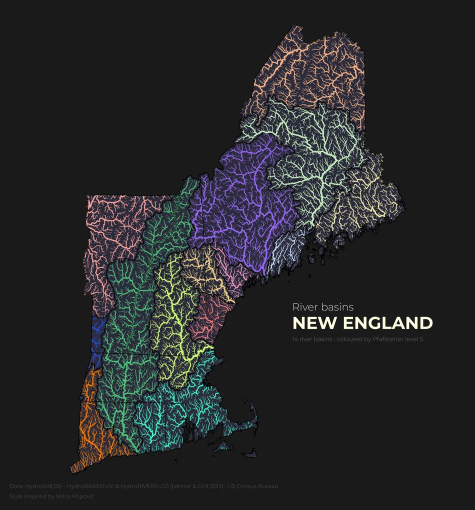
#> input picture prototypes/maps/img/basins-950.webp, 950 x 1020 px (shown at 1/2 size)
$ python -i build_plates.py   (imports and definitions only)
#> lines starting #> are read from the running program, lines starting #| are printed output that depends on the picture; after the words box and inside, x2 and y2 are one past the last pixel; in counts of white or black regions, pixels touching at a corner belong together
#> further down, picture is the input picture: PIL image 950x1020 RGB; mean R, G, B 39.2, 39.9, 41.5
"""Turn map exports into the plates the Maps page loads.

    python build_plates.py img basins=path/to/basins.png order=path/to/order.png

For each `name=path` it writes img/<name>.webp (1900 px wide),
img/<name>-950.webp (half size, for phones and normal laptop screens) and
img/<name>-thumb.webp (240 px, cropped to the land, for the index tabs).

Plates only overlay cleanly if the land sits at the same place and scale in
every image:

* If every input has the same pixel size, they are assumed to come from the
  shared matplotlib canvas (see README.md) and are converted as they are.
* If the sizes differ, each map is registered instead: the land silhouette
  is found, scaled to one height and pasted at one position. This rescues
  exports made with different figure sizes, as long as the projection and
  the mapped area are the same. Baked-in titles will not line up.

Needs Pillow:  pip install pillow
"""
import sys
from PIL import Image, ImageChops

CANVAS = (1900, 2040)                      # the page assumes this aspect ratio
LAND_X, LAND_Y, LAND_H = 430, 110, 1730    # registration target: top-left corner and height of the land
BG_TOLERANCE = 7
THUMB_W, THUMB_PAD = 240, 40               # index thumbnail: width, and margin kept around the land


def land_box(im):
    """Bounding box of the land, ignoring the title (right) and credits (bottom)."""
    w, h = im.size
#> w = 950; h = 1020
    bg = im.getpixel((5, 5))
#> bg = (26, 26, 26)
    diff = ImageChops.difference(im, Image.new('RGB', im.size, bg)).convert('L')
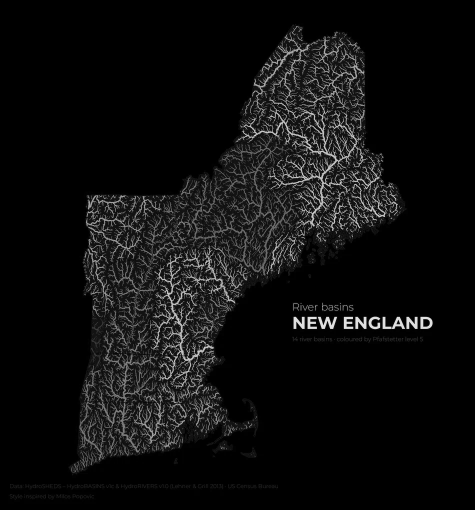
#> diff: PIL image 950x1020 L (shown at 1/2 size); min 0, max 229, mean 14.7
    diff = diff.point(lambda v: 255 if v > BG_TOLERANCE else 0)
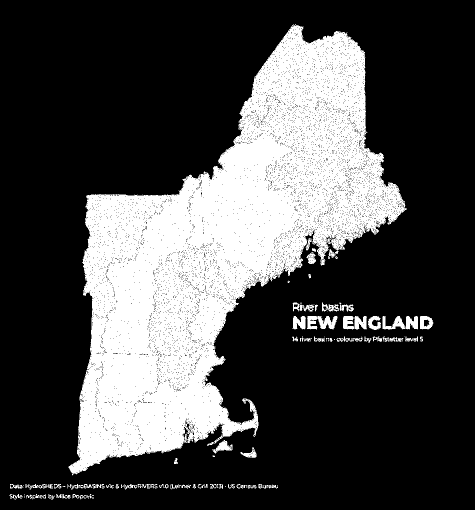
#> diff: PIL image 950x1020 L (shown at 1/2 size); 28.1% white; 148 white regions (73 under 20 px), largest, box (x1, y1, x2, y2) and area: (137, 48, 814, 951) 261259, (765, 632, 836, 659) 1135, (614, 632, 675, 660) 1080

    def bbox(x0, y0, x1, y1):
#> called with x0 = 0, y0 = 0, x1 = 950, y1 = 561
        b = diff.crop((x0, y0, x1, y1)).getbbox()
#> b = (164, 48, 814, 561)
        return (b[0] + x0, b[1] + y0, b[2] + x0, b[3] + y0)

    top = bbox(0, 0, w, int(h * .55))               # above the title: north and east edges
#> top = (164, 48, 814, 561)
    left = bbox(0, 0, int(w * .55), int(h * .93))   # left of the title, above the credits: west and south
#> left = (137, 138, 522, 948)
    return (left[0], top[1], top[2], left[3]), bg


def register(im):
    (x0, y0, _, y1), bg = land_box(im)
#> x0 = 137; y0 = 48; y1 = 948; bg = (26, 26, 26)
    s = LAND_H / (y1 - y0)
#> s = 1.92
    scaled = im.resize((round(im.width * s), round(im.height * s)), Image.LANCZOS)
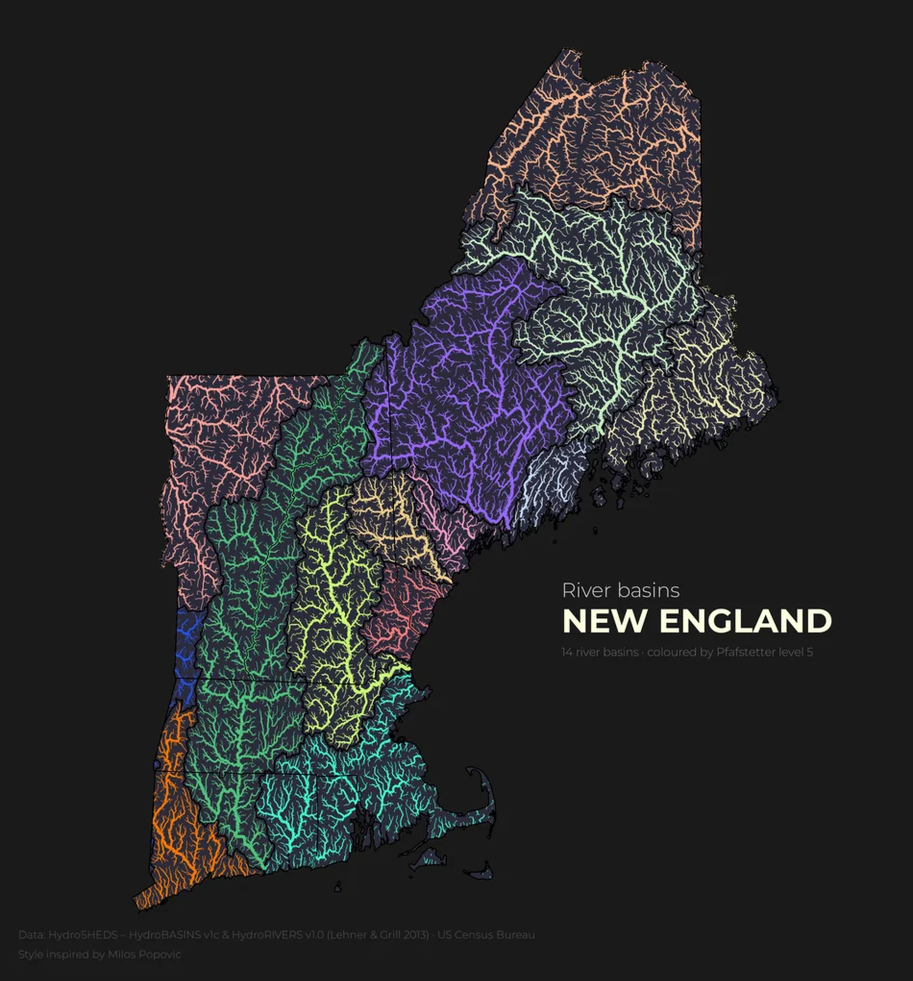
#> scaled: PIL image 1826x1961 RGB (shown at 1/2 size); mean R, G, B 39.2, 39.9, 41.5
    canvas = Image.new('RGB', CANVAS, bg)
#> canvas: PIL image 1900x2040 RGB; every value is 26
    canvas.paste(scaled, (round(LAND_X - x0 * s), round(LAND_Y - y0 * s)))
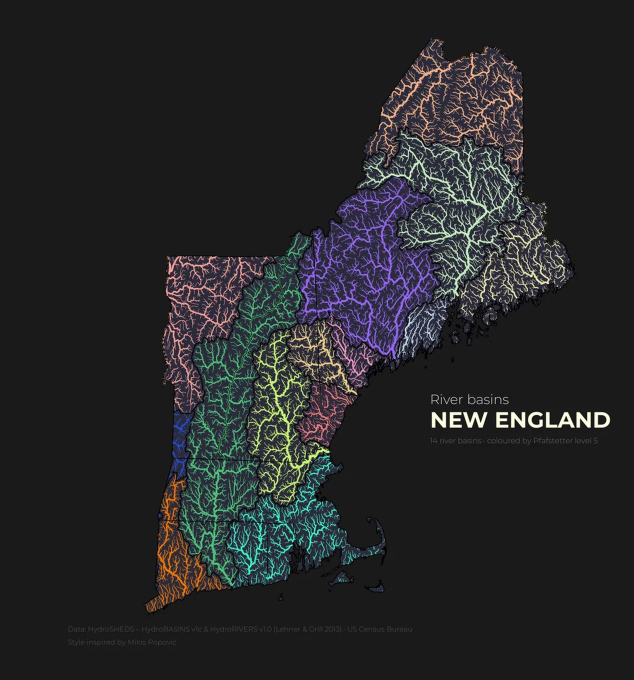
#> canvas: PIL image 1900x2040 RGB (shown at 1/3 size); mean R, G, B 38.2, 38.8, 40.3
    return canvas, s


def main(out_dir, *pairs):
    if not pairs:
        sys.exit(__doc__)
    maps = []
    for pair in pairs:
        name, path = pair.split('=', 1)
        maps.append((name, Image.open(path).convert('RGB')))

    same_canvas = len({im.size for _, im in maps}) == 1
    print('inputs share one canvas: converting as they are' if same_canvas
          else 'inputs differ in size: registering by land silhouette')

    for name, im in maps:
        if same_canvas:
            if abs(im.width / im.height - CANVAS[0] / CANVAS[1]) > 0.002:
                print(f'  ! {name}: aspect {im.width}x{im.height} is not {CANVAS[0]}x{CANVAS[1]}; '
                      'update CANVAS here and the aspect-ratio in index.html')
            plate = im.resize((CANVAS[0], round(im.height * CANVAS[0] / im.width)), Image.LANCZOS)
            note = f'{im.width}x{im.height}'
        else:
            plate, s = register(im)
            note = f'{im.width}x{im.height}, scaled x{s:.4f}'
        plate.save(f'{out_dir}/{name}.webp', 'WEBP', quality=86, method=6)
        half = plate.resize((plate.width // 2, plate.height // 2), Image.LANCZOS)
        half.save(f'{out_dir}/{name}-950.webp', 'WEBP', quality=84, method=6)
        x0, y0, x1, y1 = land_box(plate)[0]
        crop = plate.crop((max(0, x0 - THUMB_PAD), max(0, y0 - THUMB_PAD),
                           min(plate.width, x1 + THUMB_PAD), min(plate.height, y1 + THUMB_PAD)))
        thumb = crop.resize((THUMB_W, round(crop.height * THUMB_W / crop.width)), Image.LANCZOS)
        thumb.save(f'{out_dir}/{name}-thumb.webp', 'WEBP', quality=82, method=6)
        print(f'  {name}: {note} -> {plate.width}x{plate.height} (+ half size, thumb {thumb.width}x{thumb.height}), land box {(x0, y0, x1, y1)}')


# [2 lines not run here, left out]

>>> from PIL import Image
>>> picture = Image.open('img/basins-950.webp')
>>> result = register(picture)

$ run again, on prototypes/maps/img/order-950.webp
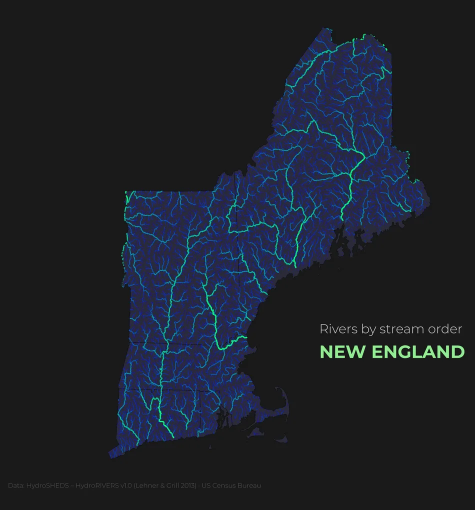
#> input picture prototypes/maps/img/order-950.webp, 950 x 1020 px (shown at 1/2 size)
#> picture is the input picture: PIL image 950x1020 RGB; mean R, G, B 28.8, 33.1, 42.1
#> in land_box, `bg = im.getpixel((5, 5))`: bg = (26, 26, 26)
#> in land_box, `diff = diff.point(lambda v: 255 if v > BG_TOLERANCE else 0)`:
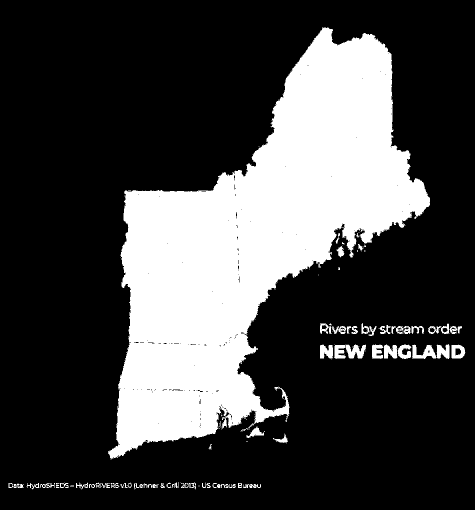
#> diff: PIL image 950x1020 L (shown at 1/2 size); 26.5% white; 161 white regions (99 under 20 px), largest, box (x1, y1, x2, y2) and area: (216, 55, 860, 918) 246168, (668, 688, 732, 718) 1211, (824, 690, 873, 718) 755
#> b = (241, 55, 860, 561)
#> left = (216, 292, 522, 920)
#> in register, `(x0, y0, _, y1), bg = land_box(im)`: x0 = 216; y0 = 55; y1 = 920; bg = (26, 26, 26)
#> s = 2
#> in register, `canvas.paste(scaled, (round(LAND_X - x0 * s), round(LAND_Y - y0 * s)))`:
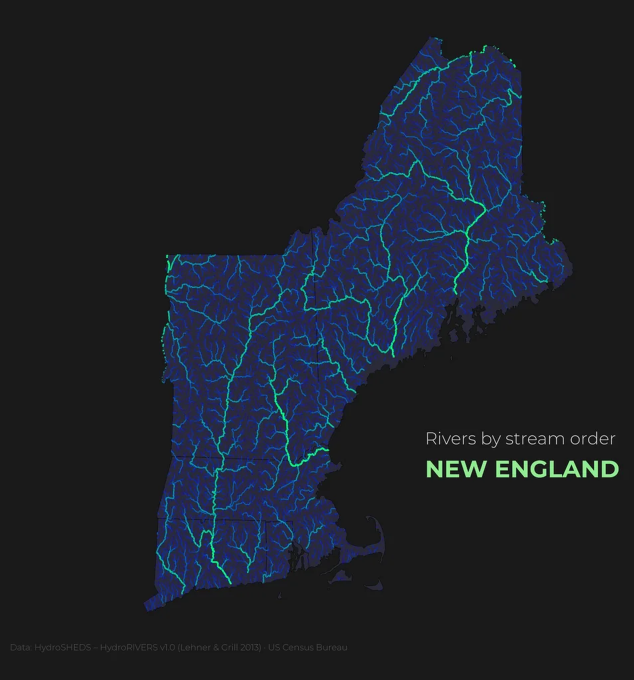
#> canvas: PIL image 1900x2040 RGB (shown at 1/3 size); mean R, G, B 28.8, 33.1, 42.1
